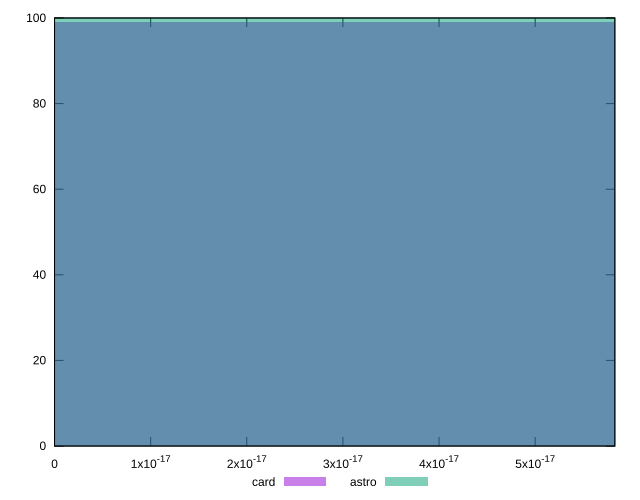

Reproduce this figure in gnuplot.
reset

$card <<EOF
0 99
EOF

$astro <<EOF
0 100
EOF

set key outside below
set boxwidth 1e-12
set xrange [0:5.828670879282072e-17]
set yrange [0:100]
set trange [0:100]
set style fill transparent solid 0.5 noborder
set terminal svg size 640, 500 enhanced background rgb 'white'
set output "reports/report_00027_2021-02-24T12-40-31.850Z/meta/score-difference/comparison/histogram/2_vs_3.svg"

plot $card title "card" with boxes, \
     $astro title "astro" with boxes

reset
